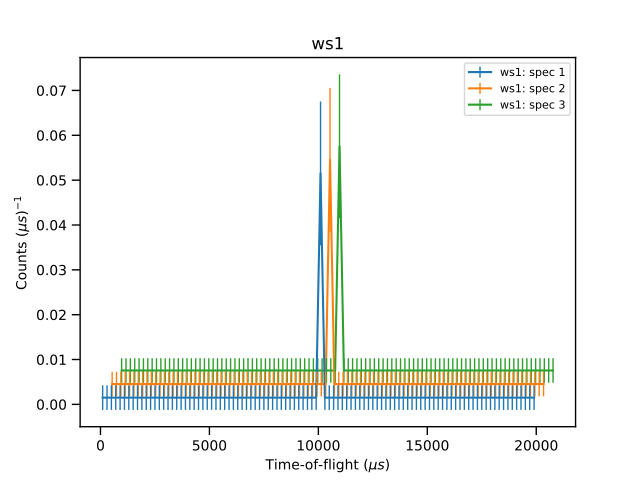

Generate this figure with Python:
# import mantid algorithms, matplotlib and plotSpectrum
from mantid.simpleapi import *
import matplotlib.pyplot as plt
from mantid.plots._compatability import plotSpectrum #import needed outside Workbench

ws1 = CreateSampleWorkspace()

# Plot index 1,2 and 3 from ws1, with errorbars and will a waterfall offset
plotSpectrum(ws1,spectrum_nums=[1,2,3],error_bars=True, waterfall=True)
